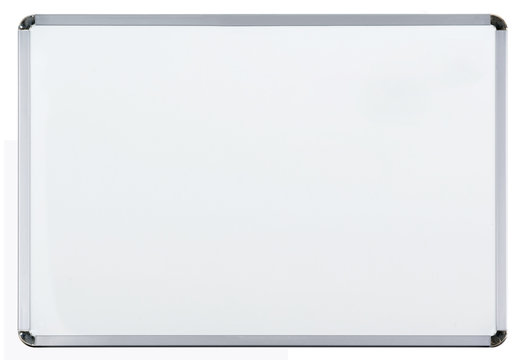
#> input picture OpenCV/assets/whiteboard.jpg, 525 x 360 px, found by its file name
$ python drawing.py
#> lines starting #> are read from the running program, lines starting #| are printed output that depends on the picture
import os
import cv2


img_path = os.path.join(".", "assets", "whiteboard.jpg")
img = cv2.imread(img_path)
#> img is the input picture: shape (360, 525, 3); mean B, G, R 237.6, 234.9, 232.7
img = cv2.resize(img, (1000, 800))
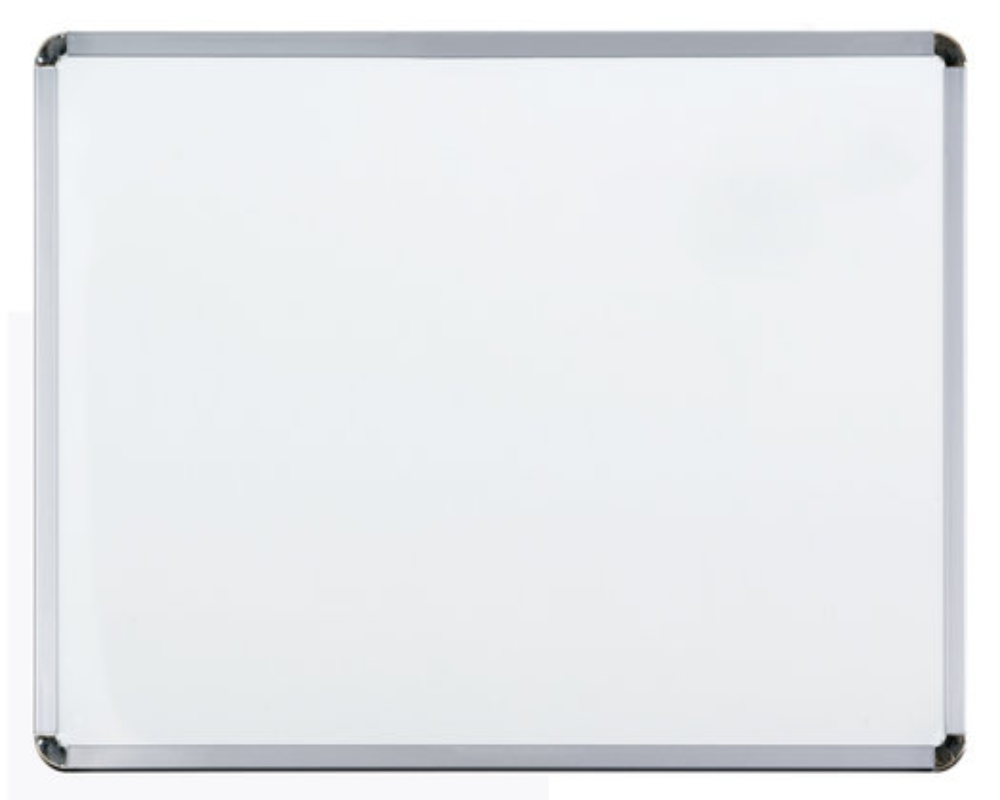
#> img: shape (800, 1000, 3); mean B, G, R 237.5, 234.9, 232.7

img = cv2.line(img, (200, 200), (450, 500), (0, 255, 0), 5)
# pt1 -> top left
# pt2 -> bottom right
img = cv2.rectangle(img, pt1=(300, 300), pt2=(700, 500), color=(0, 0, 255), thickness=5)

# print(img.shape[1]//2)
img = cv2.circle(
    img,
    center=(img.shape[1] // 2, img.shape[0] // 2),
    radius=50,
    color=(255, 0, 0),
    thickness=5,
)
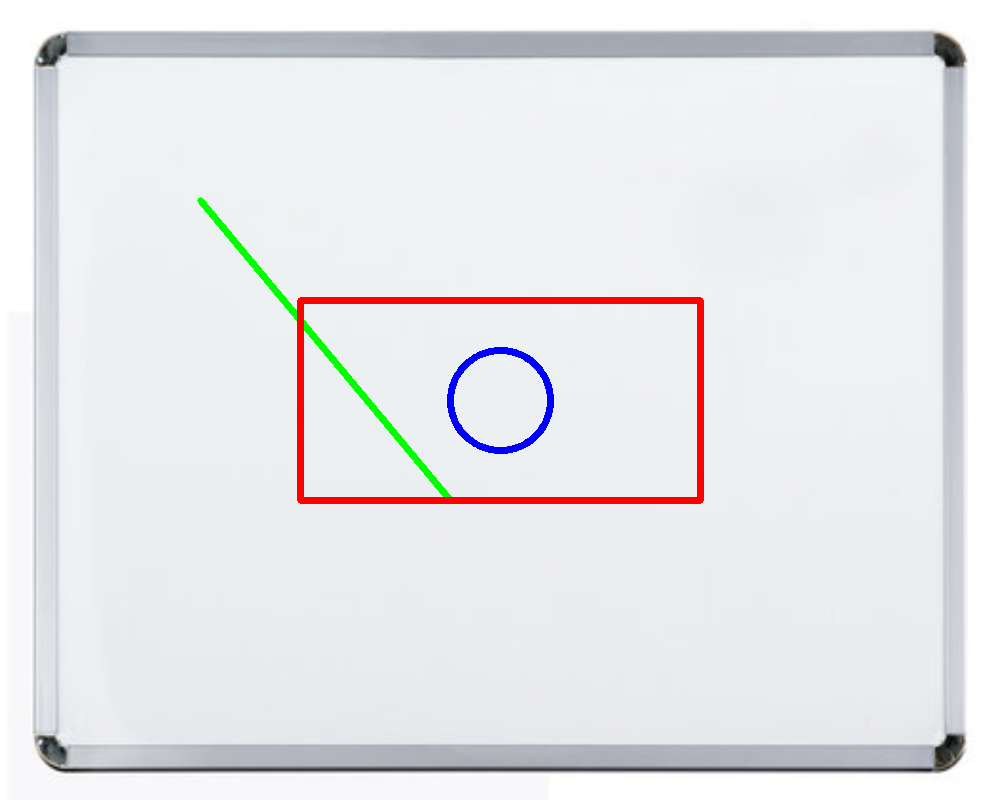
#> img: shape (800, 1000, 3); mean B, G, R 234.3, 231.8, 231.4

cv2.imshow("whiteboard", img)

cv2.waitKey(0)
cv2.destroyAllWindows()

$ run again, with OpenCV/assets/birds-silhouette.jpg copied over OpenCV/assets/whiteboard.jpg
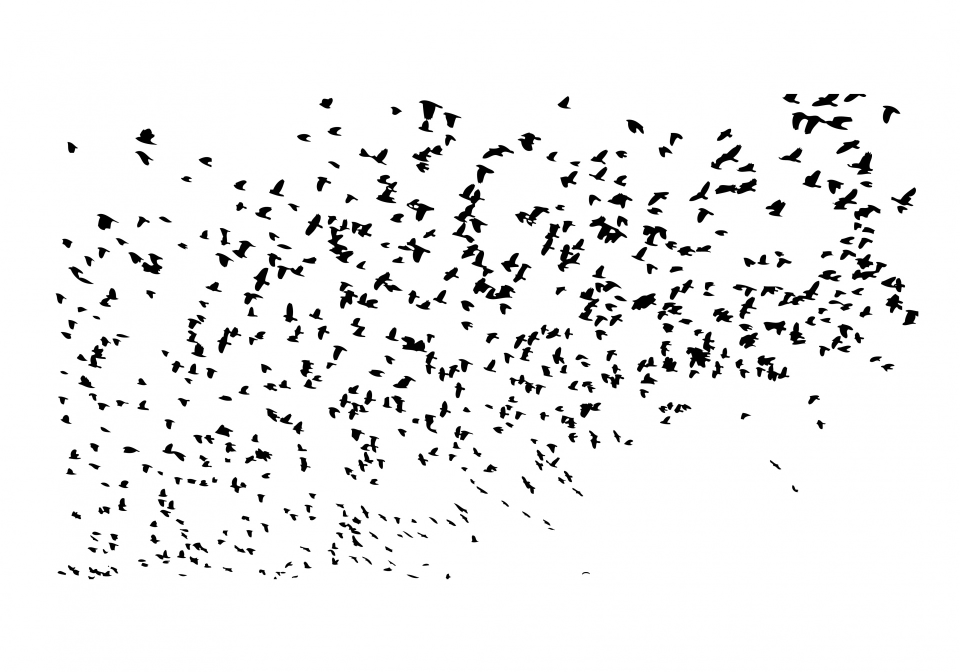
#> input picture OpenCV/assets/birds-silhouette.jpg, 1920 x 1344 px, found by its file name (shown at 1/2 size)
#> img is the input picture: shape (1344, 1920, 3); min 0, max 255, mean 239.8
#> `img = cv2.resize(img, (1000, 800))`:
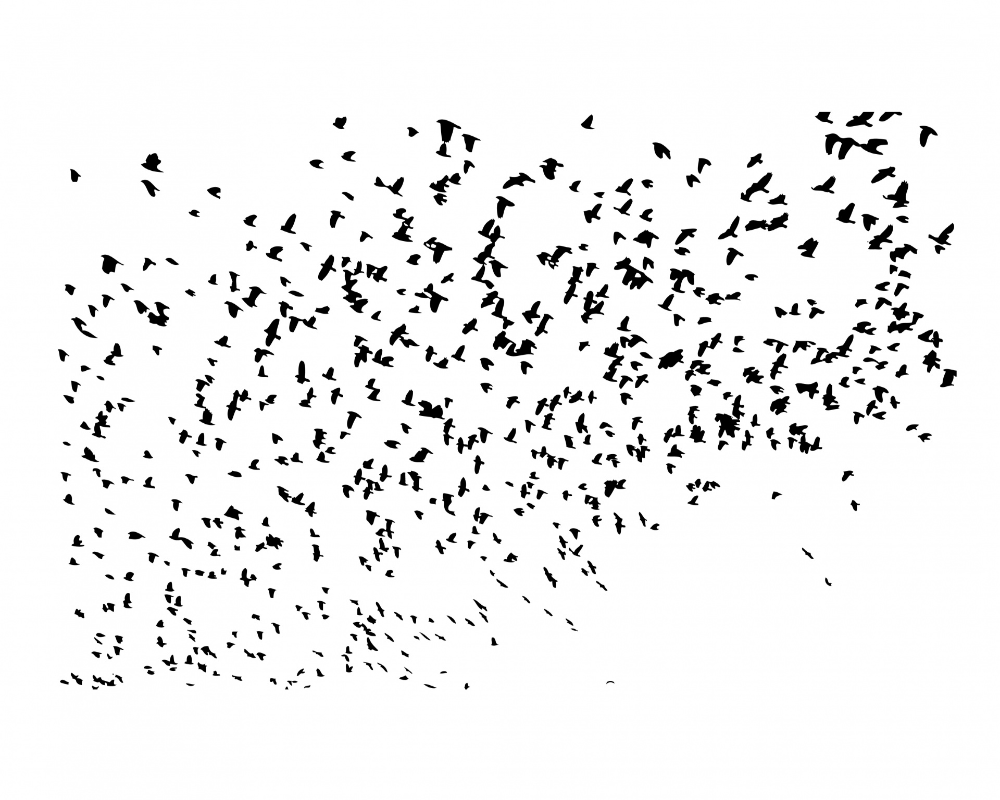
#> img: shape (800, 1000, 3); min 0, max 255, mean 239.8
#> `img = cv2.circle( img, center=(img.shape[1] // 2, img.shape[0] // 2), ..`:
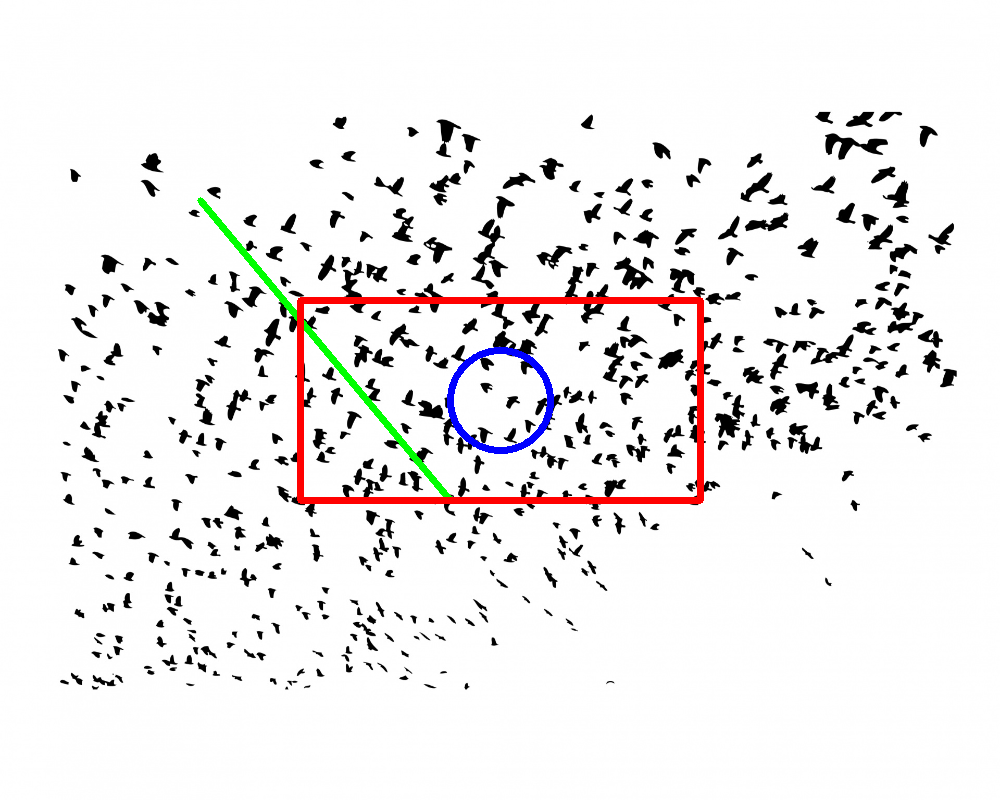
#> img: shape (800, 1000, 3); mean B, G, R 236.9, 237, 238.9

$ run again, with OpenCV/assets/cat.jpg copied over OpenCV/assets/whiteboard.jpg
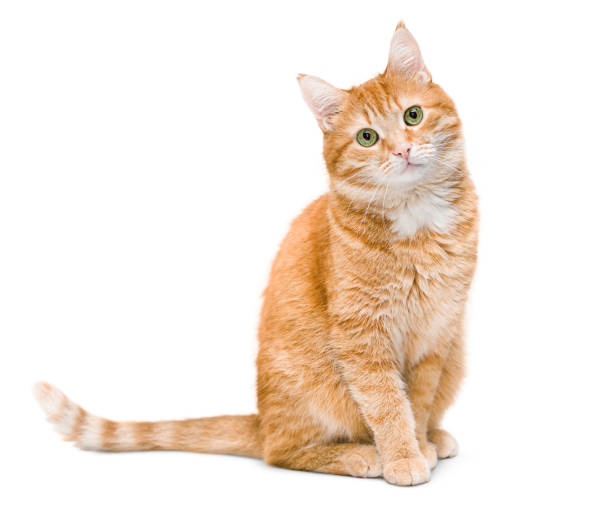
#> input picture OpenCV/assets/cat.jpg, 612 x 531 px, found by its file name
#> img is the input picture: shape (531, 612, 3); mean B, G, R 224.7, 234.5, 245.6
#> `img = cv2.resize(img, (1000, 800))`:
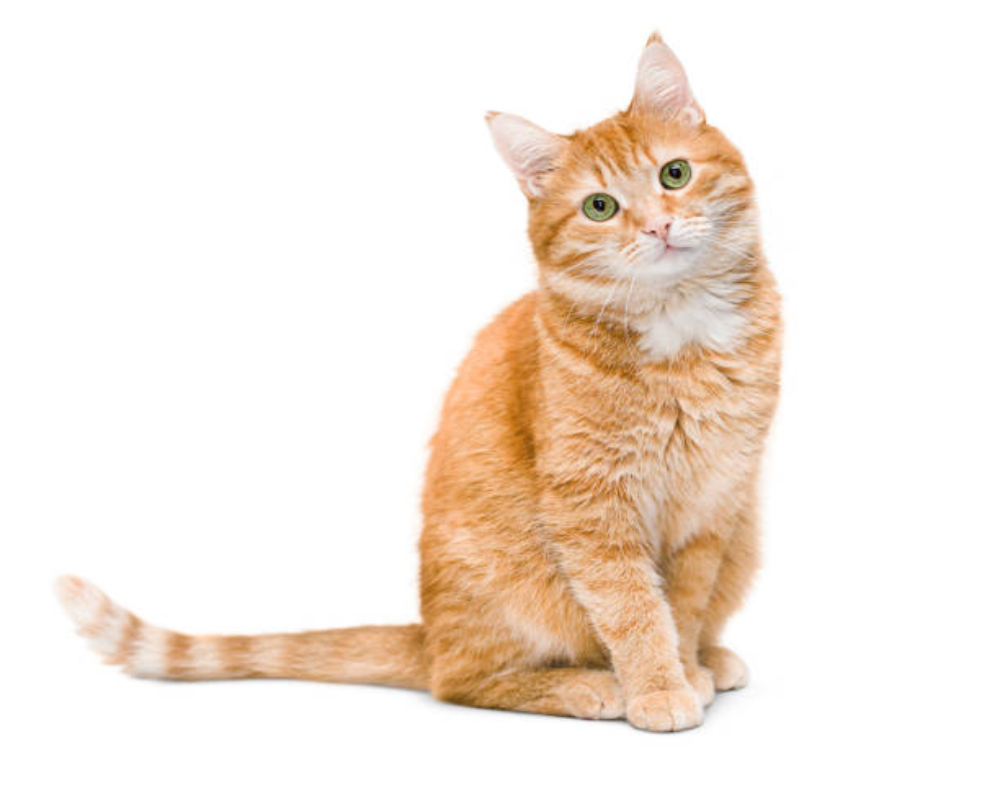
#> img: shape (800, 1000, 3); mean B, G, R 224.6, 234.4, 245.5
#> `img = cv2.circle( img, center=(img.shape[1] // 2, img.shape[0] // 2), ..`:
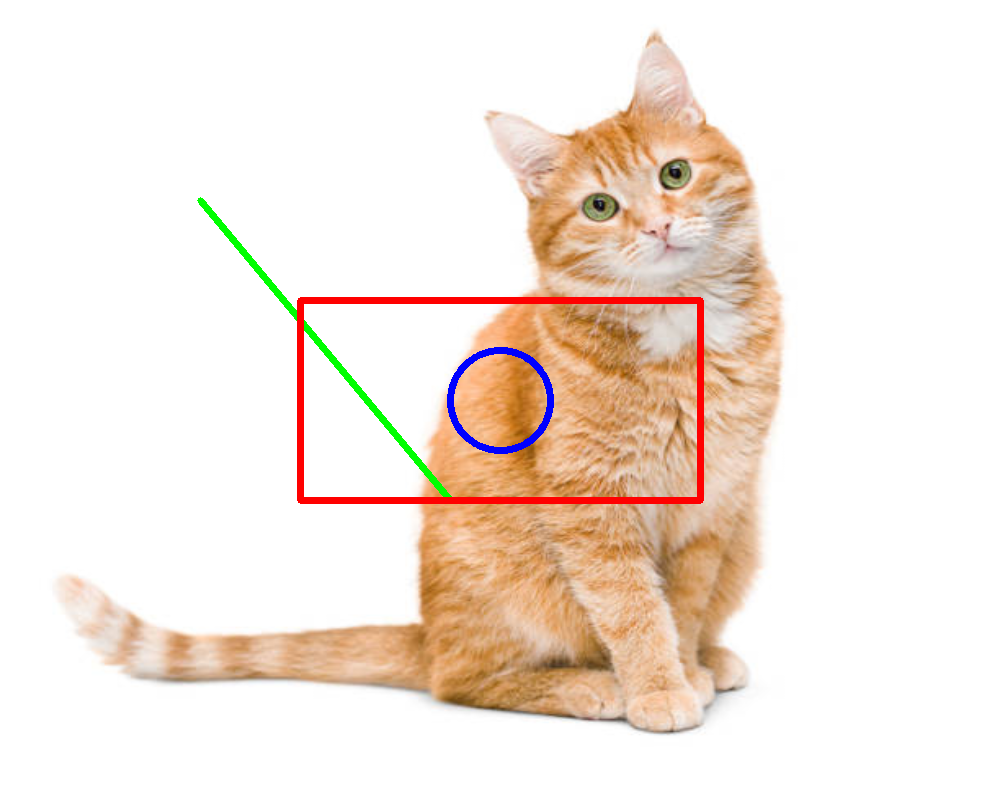
#> img: shape (800, 1000, 3); mean B, G, R 222.2, 231.8, 244.3
